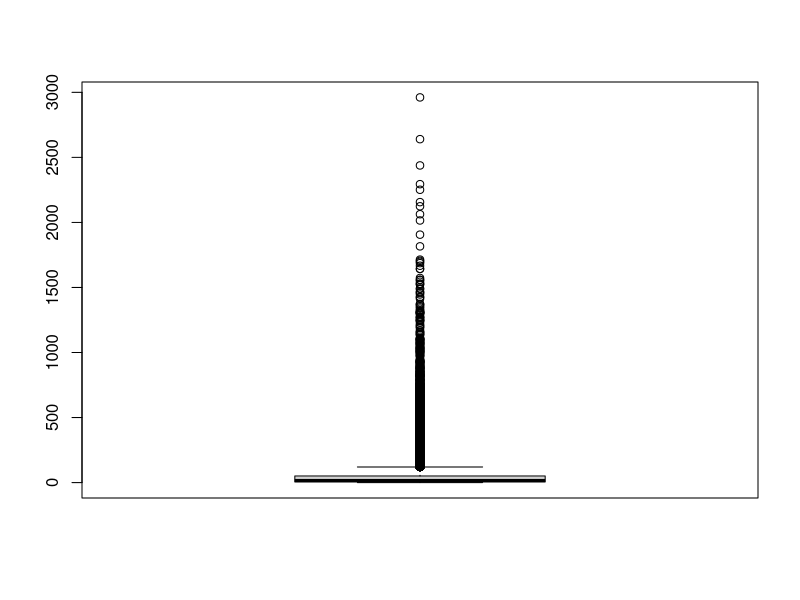
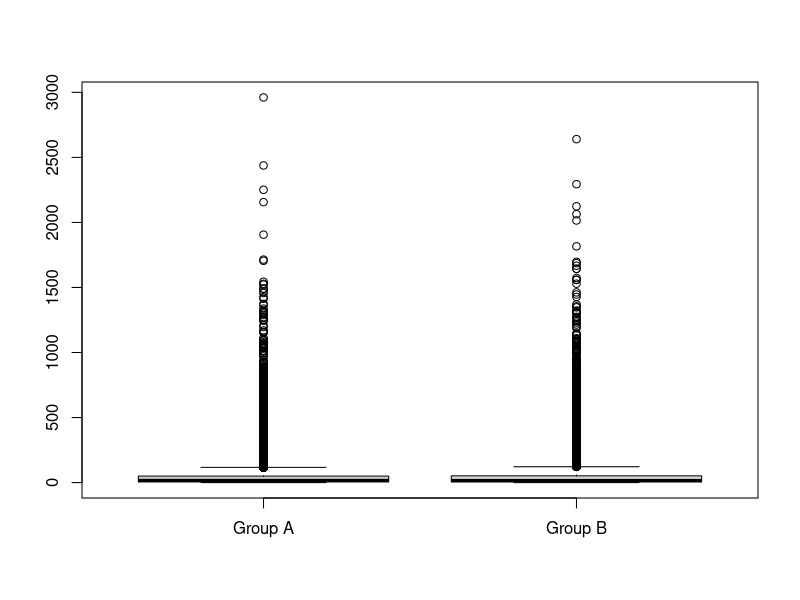
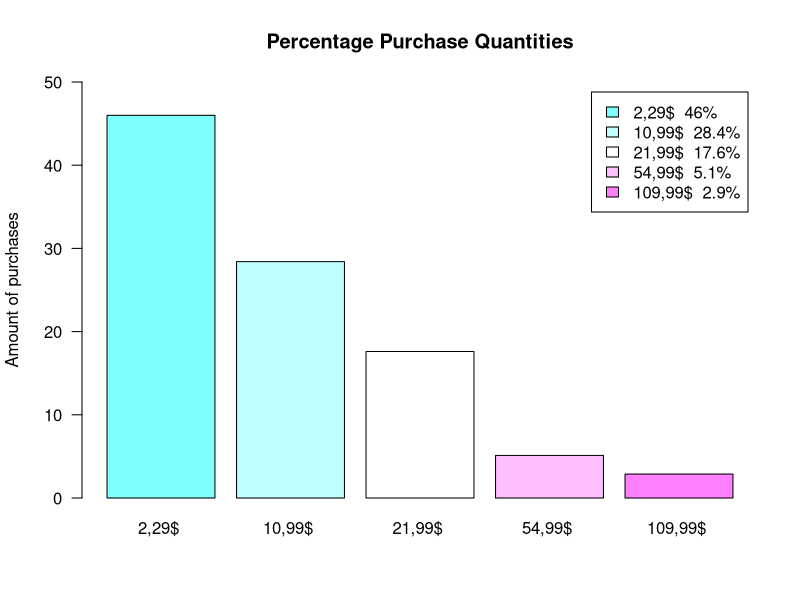
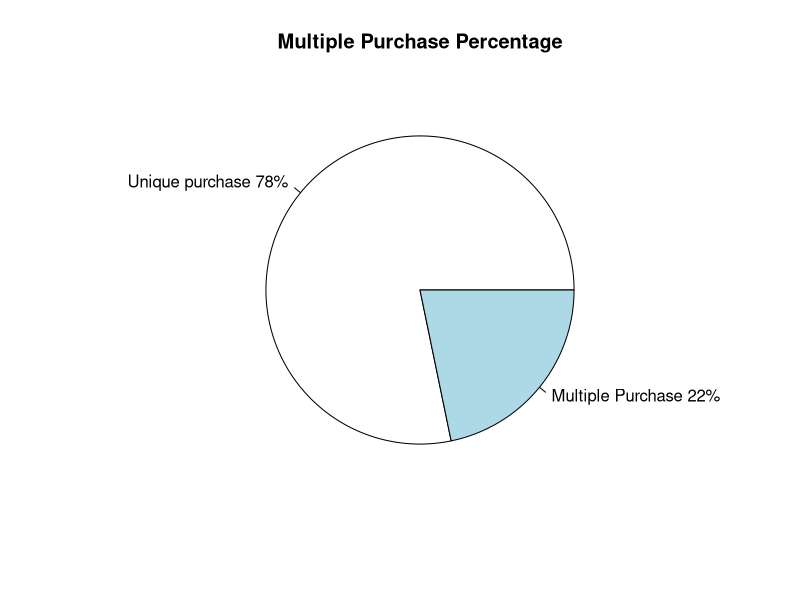

R code for these plots, in order: (Note: this script raises an error after producing the figures.)
## ---- chunk 1
knitr::opts_chunk$set(echo = TRUE)
## ---- chunk 2
  DS <- read.csv("cookie_cats_ABtest.csv", sep = ",")
  PR <- read.csv("cookie_cats_purch.csv", sep = ",")
  
  str(DS)
  str(PR)
## ---- chunk 3
  naUserid <- which(is.na(DS$userid)) ; naUserid
  DS <- DS[-naUserid, ]
## ---- chunk 4
  table(DS$retention_1)
  DS$retention_1[DS$retention_1 == "false "] = FALSE
  DS$retention_1[DS$retention_1 == "  true "] = TRUE
  table(DS$retention_1)
## ---- chunk 5
  DS <- DS[-which.max(DS$sum_gamerounds), ]
## ---- chunk 6
  inexistentValues <- which((PR$id %in% DS$userid) == FALSE) ; inexistentValues
  PR <- PR[-inexistentValues, ]
  which((PR$id %in% DS$userid) == FALSE)
## ---- chunk 7
  naPurch <- which(is.na(PR$purch)) ; naPurch
  PR <- PR[-naPurch, ]
## ---- chunk 8
  PR['purch'] <-  as.numeric(gsub("[a-zA-Z]","", PR$purch))
## ---- chunk 9
  PR$purch[PR$purch < 0] <- -(PR$purch[PR$purch < 0])
  unique(PR$purch)
## ---- chunk 10
  library(dplyr)

  PR.different.purch <- PR
  PR <- PR %>% group_by(id) %>%
  summarise(purch=sum(purch)) %>%
  as.data.frame()
## ---- chunk 11
  nrow(DS)
## ---- chunk 12
  table(DS$version)
## ---- chunk 13
  boxplot(DS$sum_gamerounds)
  groupA <- DS$sum_gamerounds[DS$version == "gate_30"]
  groupB <- DS$sum_gamerounds[DS$version == "gate_40"]
  boxplot(groupA, groupB, names = c("Group A", "Group B"))
## ---- chunk 14
  activeUsersDay1 <- sum(DS$retention_1 == TRUE)
  totalUsers <- nrow(DS)
  percentageRetentionDay1 <- activeUsersDay1 * 100 / totalUsers
  paste(as.character(round(percentageRetentionDay1, 3)),"%")
## ---- chunk 15
  activeUsersDay7 <- sum(DS$retention_1 == TRUE & DS$retention_7 == TRUE)
  percentageRetentionDay7 <- activeUsersDay7 * 100 / totalUsers
  paste(as.character(round(percentageRetentionDay7, 3)),"%")
## ---- chunk 16
  non.playing.users <- sum(DS$retention_1 == FALSE & DS$retention_7 == FALSE) ; non.playing.users
## ---- chunk 17
  percentageNonPlayingUsers <- non.playing.users * 100 / totalUsers
  paste(as.character(round(percentageNonPlayingUsers, 2)),"%")
## ---- chunk 18
  num.users.DS <- nrow(DS) ; num.users.DS
  num.users.PR <- nrow(PR.different.purch) ; num.users.PR
  
  purch.2.29 <- sum(length(PR.different.purch$purch[PR.different.purch$purch == "2.29"])) * 100 / num.users.PR 
  purch.10.99 <- sum(length(PR.different.purch$purch[PR.different.purch$purch == "10.99"])) * 100 / num.users.PR 
  purch.21.99 <- sum(length(PR.different.purch$purch[PR.different.purch$purch == "21.99"])) * 100 / num.users.PR 
  purch.54.99 <- sum(length(PR.different.purch$purch[PR.different.purch$purch == "54.99"])) * 100 / num.users.PR
  purch.109.99 <- sum(length(PR.different.purch$purch[PR.different.purch$purch == "109.99"])) * 100 / num.users.PR
  
  purch.quantities <- c(purch.2.29, purch.10.99, purch.21.99, purch.54.99, purch.109.99)
  
  myLables <- c("2,29$ ", "10,99$ ", "21,99$ ", "54,99$ ", "109,99$ ")
  myLables2 <- paste(round(purch.quantities, 1),"%", sep = "")
  myLables2
  
  myLables3 <- paste(myLables, myLables2)
  
  barplot(purch.quantities, names = myLables, col = cm.colors(length(purch.quantities)), legend.text = myLables3, ylim = c(0, 50), main = "Percentage Purchase Quantities", ylab = "Amount of purchases", las = 1)
    
## ---- chunk 19
  repeated <- length(table(PR.different.purch$id)) ; repeated
  percentage.multiple.purchases <- repeated * 100 / num.users.PR
  pct.paying.users <- (num.users.PR-repeated) * 100 / num.users.PR ; pct.paying.users
  
  total.pct <- c(pct.paying.users, percentage.multiple.purchases)
  
  
  lable1 <- c("Unique purchase", "Multiple Purchase")
  lable2 <- paste(round(total.pct), "%", sep = "") ; lable2
  lable3 <- paste(lable1, lable2) ; lable3
  
  pie(c(pct.paying.users, percentage.multiple.purchases), lable3, main = "Multiple Purchase Percentage")
  
  
## ---- chunk 20
  mean <- mean(PR$purch) ; mean
  max <- max(PR$purch) ; max
  min <- min(PR$purch)
  
  top3.max.purchase <- round(sort(PR$purch, decreasing = TRUE),)[1:3]
  top3.max.purchase
  boxplot(merge.purch$purch ~ merge.purch$version, main = "Purchases related with Version", xlab="Version", ylab="Money spent", col="orange", border="brown", las = 1)
  
## ---- chunk 21
  num.users.DS <- nrow(DS)
  num.users.PR <- length(table(PR.different.purch))
  
  PR.AND.DS.USERS <- sum(num.users.DS, num.users.PR)
  
  conversion.rate <- (num.users.PR / PR.AND.DS.USERS) * 100
  paste(as.character(round(conversion.rate, 2)), "%")

## ---- chunk 22
  total.revenue <- sum(PR$purch)
  ARPU <- total.revenue / PR.AND.DS.USERS ; ARPU

## ---- chunk 23
  ARPPU <- total.revenue / num.users.PR ; ARPPU

## ---- chunk 24
  MM <- data.frame(conversion.rate, ARPU, ARPPU)
  knitr::kable(MM, format = "pipe", col.names = c("Conversion Rate", "ARPU", "ARPPU"), align = c("l", "c", "c"))
  
  

## ---- chunk 25
 boxplot(groupA, groupB, names = c("Group A", "Group B"))
## ---- chunk 26
 GroupAtotalUsersRetention<-length(DS$userid[DS$retention_1=="TRUE" & DS$retention_7 =="TRUE" & DS$version == "gate_30"]) 
 GroupBtotalUsersRetention<-length(DS$userid[DS$retention_1=="TRUE" & DS$retention_7 =="TRUE" & DS$version == "gate_40"])
 totalUsersWithMaxRetention<- c(GroupAtotalUsersRetention,GroupBtotalUsersRetention)
 pie(totalUsersWithMaxRetention,labels=c("Grup A (gate_30)","Group B (gate_40)"))

## ---- chunk 27
 GroupASumGameRounds<-sum(DS$sum_gamerounds[ DS$version == "gate_30"]) 
 GroupBSumGameRounds<-sum(DS$sum_gamerounds[ DS$version == "gate_40"]) 

 gameRoundsVector<- c(GroupASumGameRounds,GroupBSumGameRounds)
 aTmp<-paste("Grup A (gate_30)",GroupASumGameRounds)
 bTmp<-paste("Group B (gate_40)",GroupBSumGameRounds)
 pie(gameRoundsVector,labels=c( aTmp, bTmp))

## ---- chunk 28
length(DS$userid[DS$version=="gate_30"])
length(DS$userid[DS$version=="gate_40"])
  #stdev <- sqrt(sum((dataset$A)^2) / (length(dataset$A)-1))
## ---- chunk 29
meanGroupA<- mean(DS$sum_gamerounds[DS$version=="gate_30"] )
meanGroupA
meanGroupB<- mean(DS$sum_gamerounds[DS$version=="gate_40"] )
meanGroupB
s1<-sd(DS$sum_gamerounds[DS$version=="gate_30"])
s2<-sd(DS$sum_gamerounds[DS$version=="gate_40"])

Tobs<-(meanGroupA-meanGroupB)/sqrt(s1^2/meanGroupA + s2^2/meanGroupB)
Tobs
  #stdev <- sqrt(sum((dataset$A)^2) / (length(dataset$A)-1))
degreesOfFredom<-(s1^2/meanGroupA + s2^2/meanGroupB)^2 /
  ( ((s1^2/meanGroupA)^2/meanGroupA-1) + ((s2^2/meanGroupB)^2/(meanGroupB-1) ))
degreesOfFredom
## ---- chunk 30
Talpha = qt ( 0.05, df=degreesOfFredom,lower.tail=FALSE )#sumGameRounds40-sumGameRounds30>0 creo
Talpha
## ---- chunk 31
h0CanBeRejected<-Tobs>Talpha
h0CanBeRejected
## ---- chunk 32
p<-pt(Tobs,df=degreesOfFredom,lower.tail=FALSE)
p
alpha <- 0.005
canRejectH0WithPvalue <- p<alpha
canRejectH0WithPvalue
## ---- chunk 33
  library(dplyr)
  merge.all <-merge(DS,PR,by.x="userid",by.y="id", all = TRUE)
  merge.all$purch[is.na(merge.all$purch)] <- 0
  
  merge.purch = merge(DS,PR,by.x="userid",by.y="id")
## ---- chunk 34
  plot(merge.all$purch, merge.all$sum_gamerounds, ylab = "Number of Game Rounds", xlab = "Amount spent by user in EUR", main = "Relationship between the game rounds and the purchases")
## ---- chunk 35
  lm.all <- lm(purch ~ sum_gamerounds, merge.all)
  lm.all
  
  lm.just.purch <- lm(purch ~ sum_gamerounds, merge.purch)
  lm.just.purch
  
  plot(merge.all$sum_gamerounds, merge.all$purch, main = "lm.all")
  abline(lm.all)
  
  plot(merge.purch$sum_gamerounds, merge.purch$purch, main = "lm.just.purch")
  abline(lm.just.purch)
## ---- chunk 36
  summary(lm.all)
  summary(lm.just.purch)
## ---- chunk 37
  invest <- 50
  new.ds <- data.frame(sum_gamerounds=invest)
  prediction = predict(lm.just.purch, new.ds)
  prediction <- round(prediction, digits = 2)
  prediction
## ---- chunk 38
  simulation.gamerounds <- seq(from = 0, to = 1000, by = 50)
  new.ds <- data.frame(sum_gamerounds=simulation.gamerounds)
  simulation.purch <- predict(lm.just.purch, new.ds)
  simulation.purch <- round(simulation.purch, digits = 2)
  
  ds.simulation <- data.frame(simulation.gamerounds, simulation.purch)
  names(ds.simulation)[1] <- "Game Rounds"
  names(ds.simulation)[2] <- "Purch"
    
  knitr::kable(ds.simulation, "simple", align = "lccrr", caption = "Purch simulation from 0 until 1000 game rounds")
## ---- chunk 39
  plot(ds.simulation, ylab = "Purch (EUR)", xlab = "Number of Game Rounds", main = "Purch simulation from 0 until 1000 game rounds")
